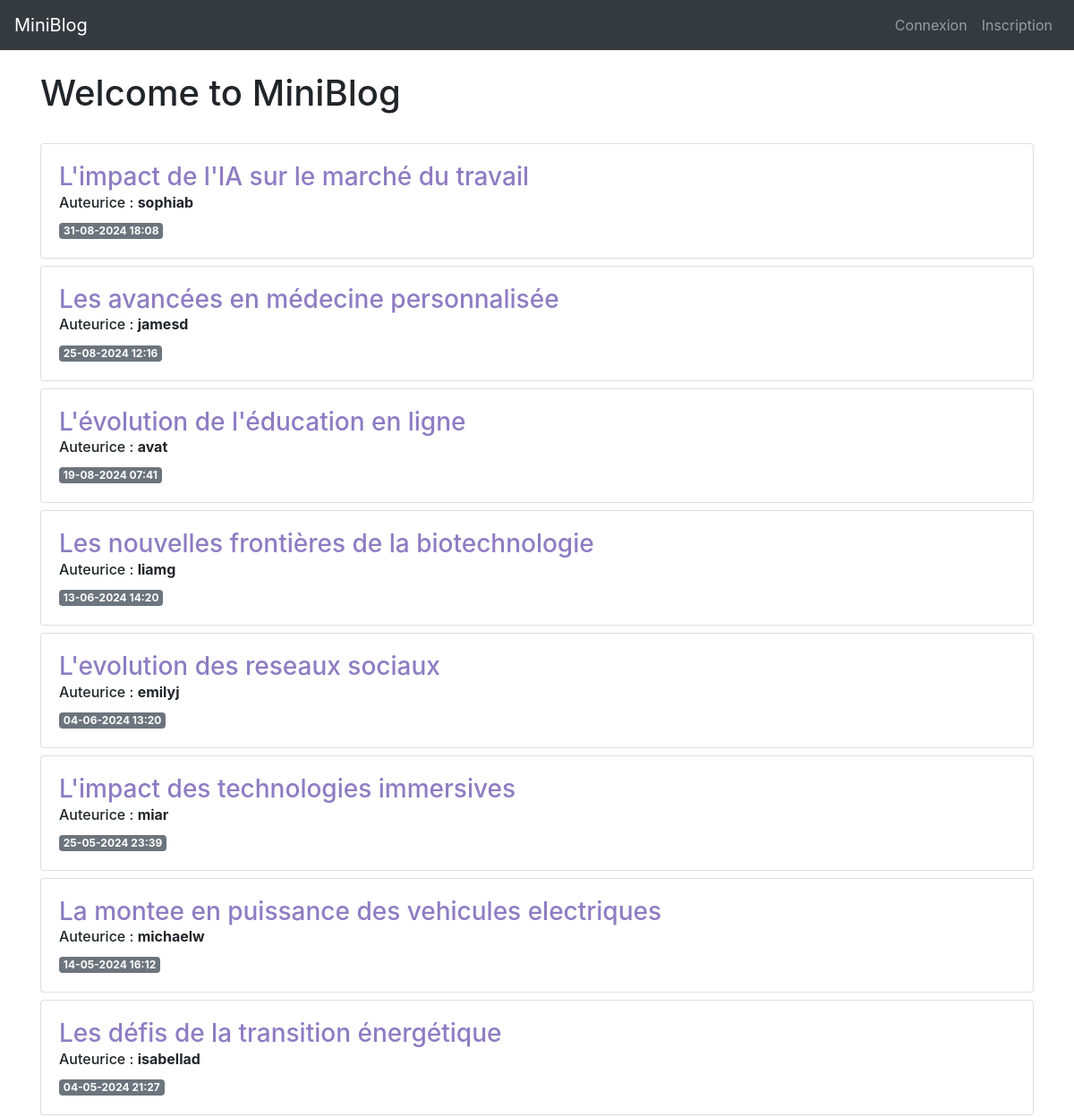
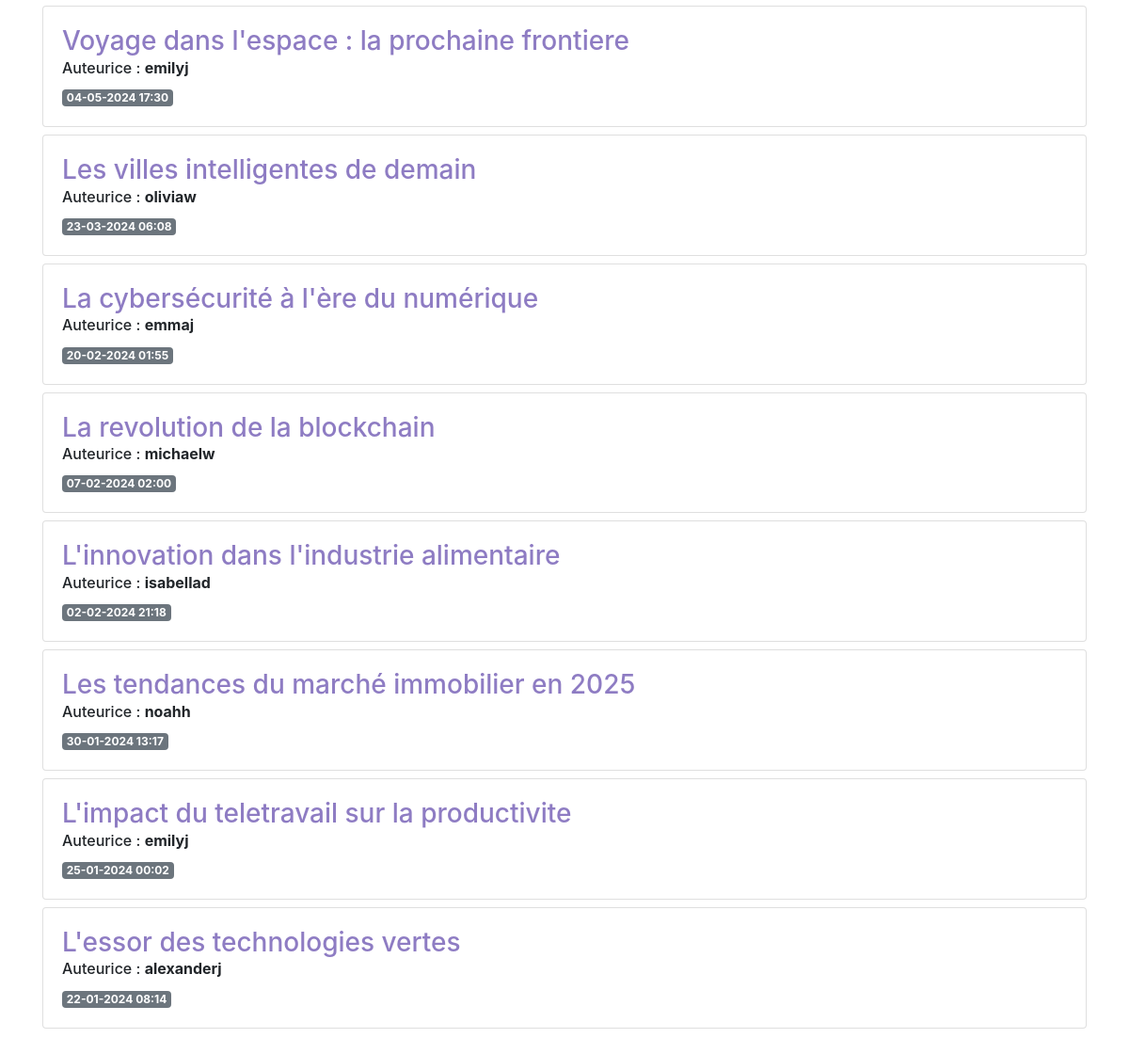
Before: / with the older database file (2 pictures, top to bottom).
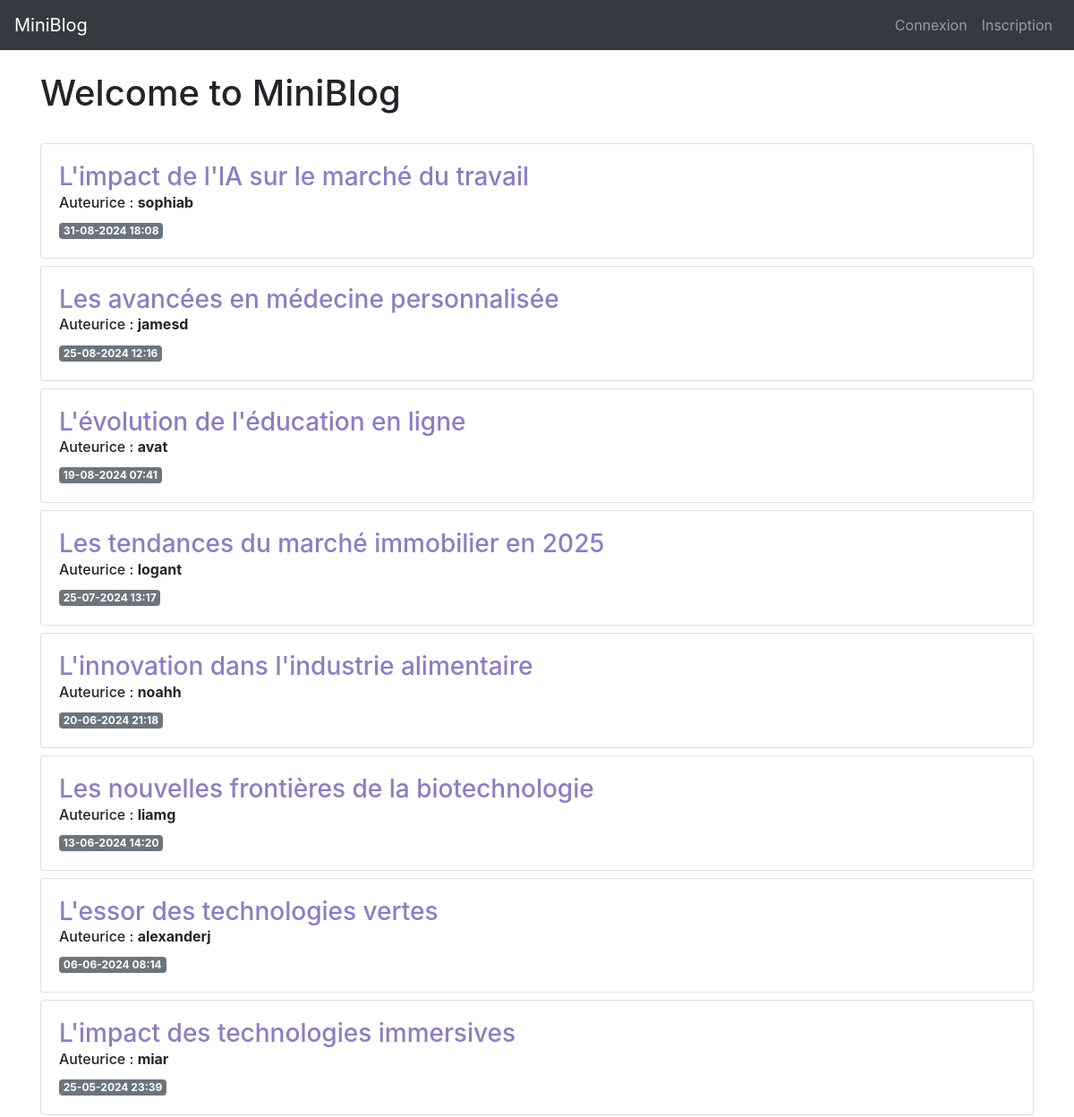
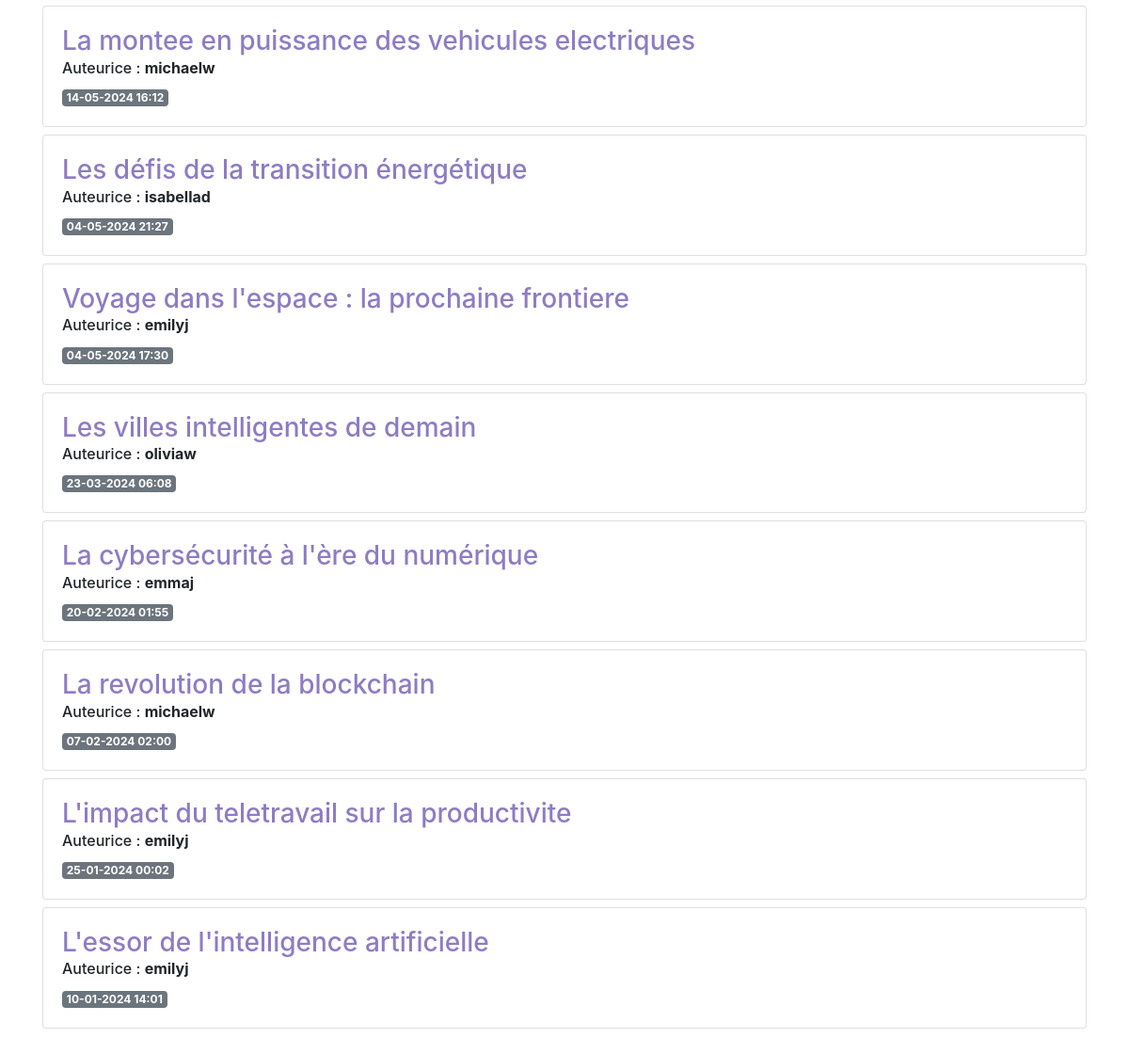
After: the same page with the newer database file (2 pictures, top to bottom).
### app/models.py (models this page shows, shortened)
class Post(db.Model):
    id = db.Column(db.Integer, primary_key=True)
    created = db.Column(db.DateTime, nullable=False, default=datetime.now)
    title = db.Column(db.String(200), nullable=False)
    content = db.Column(db.Text, nullable=False)
    user_id = db.Column(db.Integer, db.ForeignKey('user.id'), nullable=False)
    @property
    def formatted_created(self):
        return self.created.strftime("%d-%m-%Y %H:%M")

class User(db.Model, UserMixin):
    id = db.Column(db.Integer, primary_key=True)
    username = db.Column(db.String(20), nullable=False, unique=True)
    email = db.Column(db.String(120), nullable=False, unique=True)
    password_hash = db.Column(db.String(255), nullable=False)
    is_admin = db.Column(db.Boolean, default=False)
    created = db.Column(db.DateTime, default=datetime.now, nullable=False)
    posts = db.relationship('Post', backref='author',
                            lazy=True, cascade="all, delete-orphan")
    @property
    def password(self):
        raise AttributeError('password is not a readable attribute')

### app/__init__.py (the view)
    @app.route('/')
    def index():
        posts = Post.query.order_by(Post.created.desc()).all()
        return render_template('index.html', posts=posts)

### app/templates/index.html
{% extends 'base.html' %}
{% block content %}
<h1>{% block title %} Welcome to MiniBlog {% endblock %}</h1>
<br />
{% for post in posts %}
<div class="card mb-2">
    <div class="card-body">
        <a href="{{ url_for('posts.view', post_id=post.id) }}" class="custom-link">
            <h3>{{ post.title }}</h3>
        </a>
        <h6 class="card-subtitle mb-2">Auteurice : <span style="font-weight: bold;">{{ post.author.username }}</span></h6>
        <span class="badge badge-secondary">{{ post.formatted_created }}</span>
    </div>
</div>
{% endfor %}
<br />
<br />
{% endblock %}

### app/templates/base.html (shortened to what this page needs)
<!doctype html>
<html lang="en">
<head>
  <link rel="stylesheet" href="{{ url_for('static', filename= 'css/style.css') }}">
  <link rel="stylesheet" href="https://stackpath.bootstrapcdn.com/bootstrap/4.3.1/css/bootstrap.min.css"
>
</head>
<body>
  <nav class="navbar navbar-expand-md navbar-dark bg-dark">
    <a class="navbar-brand" href="{{ url_for('index')}}">MiniBlog</a>
    <div class="collapse navbar-collapse" id="navbarNav">
      <ul class="navbar-nav ml-auto">
        {% if current_user.is_authenticated %}
        <li class="nav-item">
          <a class="nav-link" href="{{url_for('users.logout')}}">{{current_user.username}} - Déconnexion</a>
        </li>
        {% else %}
        <li class="nav-item">
          <a class="nav-link" href="{{url_for('users.login')}}">Connexion</a>
        </li>
        <li class="nav-item">
          <a class="nav-link" href="{{url_for('users.add')}}">Inscription</a>
        </li>
        {% endif %}
      </ul>
    </div>
  </nav>
  <div class="container">
    <br />
    {% block content %} {% endblock %}
  </div>
</body>
</html>

### app/static/css/style.css (style rules this page uses)
.custom-link { color: #8e7cc3; }

Changed rows visible on the page:
removed Post: title "L'evolution des reseaux sociaux", author.username "emilyj", formatted_created "04-06-2024 13:20"
changed Post: author.username "noahh" → "logant"; formatted_created "30-01-2024 13:17" → "25-07-2024 13:17"; moves up the list
changed Post "L'innovation dans l'industrie alimentaire": author.username "isabellad" → "noahh"; formatted_created "02-02-2024 21:18" → "20-06-2024 21:18"; moves up the list
changed Post "L'essor des technologies vertes": formatted_created "22-01-2024 08:14" → "06-06-2024 08:14"; moves up the list
added Post: title "L'essor de l'intelligence artificielle", author.username "emilyj", formatted_created "10-01-2024 14:01"
